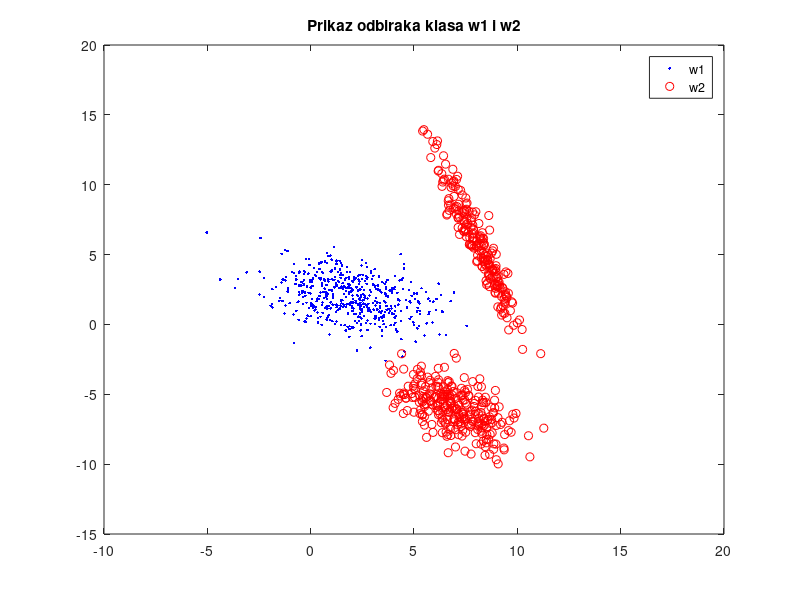

Write MATLAB code to recreate this figure. (Note: this script raises an error after producing the figure.)
clear all
close all
clc 

N=500;
% N=10000;

M1=[2 2]';
M=[0 0]';
M21=[8 6]';
M22=[7 -6]';

Sig1=[4 -1;-1 2];
[Q, Lam]=eig(Sig1);
Q
Lam
LT1=sqrt(Lam)*Q';

Sig21=[1 -3;-3 10];
[Q, Lam]=eig(Sig21);
Q
Lam
LT21=sqrt(Lam)*Q';

Sig22=[2 -1;-1 2];
[Q, Lam]=eig(Sig22);
Q
Lam
LT22=sqrt(Lam)*Q';

% ODBIRCI IZ PRVE KLASE:

x1=randn(N,2)*LT1+[M1(1)*ones(N,1), M1(2)*ones(N,1)];
p21=0.4;
p22=1-p21;

% ODBIRCI IZ DRUGE KLASE:

x2=zeros(N,2);

for i=1:N
    p=rand(1,1);
    if p<p21
        x2(i,:)=randn(1,2)*LT21+[M21(1), M21(2)];
    else 
        x2(i,:)=randn(1,2)*LT22+[M22(1), M22(2)];
    end
end

% CRTANJE ODBIRAKA DVEJU KLASA

plot(x1(:,1),x1(:,2),'b.');
hold on
plot(x2(:,1),x2(:,2),'ro');
axis([-10 20 -15 20]);
legend('w1','w2'); 
title('Prikaz odbiraka klasa w1 i w2');

% Srednja vrednost
for i=1:N
    M(1)=x1(i,1)+M(1);
    M(2)=x1(i,2)+M(2);
end
M=M/N;

% SIGMA
S=zeros(2,2);
for i=1:N
    S(1,1)=S(1,1)+(x1(i,1)-M(1))*(x1(i,1)-M(1));
    S(2,2)=S(2,2)+(x1(i,2)-M(2))*(x1(i,2)-M(2));
    S(2,1)=S(2,1)+(x1(i,2)-M(2))*(x1(i,1)-M(1));
    S(1,2)=S(1,2)+(x1(i,1)-M(1))*(x1(i,2)-M(2));
end
S=S/N
 

d2array=[1 4 9 16];



% for d2=d2array
% NumPoints=1000;
% teta=linspace(0,2*pi,NumPoints);
% dx1=sqrt(d2)*sin(teta)';
% dy1=sqrt(d2)*cos(teta)';
% Y1=[dx1, dy1]*LT1+ones(NumPoints,1)*M1';
% Y21=[dx1, dy1]*LT21+ones(NumPoints,1)*M21';
% Y22=[dx1, dy1]*LT22+ones(NumPoints,1)*M22';
% plot(Y1(:,1),Y1(:,2),'k-');
% plot(Y21(:,1),Y21(:,2),'k-');
% plot(Y22(:,1),Y22(:,2),'k-');
% end
% 
x=-10:0.5:20;
y=-15:0.5:20;
T=0;
bw=zeros(length(x),length(y),'uint8');
% 
for i=1:length(x)
    for j=1:length(y)
    f1(j,i)=pfunc([x(i);y(j)],Sig1,M1);
    f21(j,i)=pfunc([x(i);y(j)],Sig21,M21);
    f22(j,i)=pfunc([x(i);y(j)],Sig22,M22);
    f2(j,i)=p21*f21(j,i)+p22*f22(j,i);
    h(j,i)=log((f2(j,i))/(f1(j,i)));
    if(h(j,i)>T)
        bw(j,i)=255;
    end
    end
end
figure
mesh(x,y,f1);
hold on 
mesh(x,y,f21);
hold on
mesh(x,y,f22);


figure(1);
hold all
fmax=max(max(f1));
for k=1:4
    hold all
    contour(x,y,f1,[fmax*exp(-k^2/2), fmax*exp(-k^2/2)],'m');
end
fmax=max(max(f2));
for k=1:4
    hold all
    contour(x,y,f2,[fmax*exp(-k^2/2), fmax*exp(-k^2/2)],'g');
end
title('d\^2 krive');
hold off

x1g=0;
x2g=0;

for i=1:length(x1)
    hx=log((pfunc([x1(i,1);x1(i,2)],Sig22,M22)+pfunc([x1(i,1);x1(i,2)],Sig21,M21))/(pfunc([x1(i,1);x1(i,2)],Sig1,M1)));
    if(hx>=T)
        x1g=x1g+1;
        x1(i,:)
    end
end
for i=1:length(x2)
    hx=log((pfunc([x2(i,1);x2(i,2)],Sig22,M22)+pfunc([x2(i,1);x2(i,2)],Sig21,M21))/(pfunc([x2(i,1);x2(i,2)],Sig1,M1)));
    if(hx<T)
        x2g=x2g+1;
        x2(i,:)
    end
end

e1=x1g/N
e2=x2g/N

 %Iscrtavanje klasifikacione linije
 figure(1); hold on;
 contour(x, y, h,[0 0], 'c');
 title('Bayesov klasifikator');

%% ZADATAK POD C

T=0;

%  x1g=0;
% x2g=0;


Nmi=300;

    
%     RACUNANJE PRAGA
brT=1;
for mi=linspace(-50,50,Nmi)
        
%         T(brT)=-log(mi);
        Tmat(brT)=mi;
        
         x1g=0;
         x2g=0;
        
        for i=1:length(x1)
            hx=log((pfunc([x1(i,1);x1(i,2)],Sig22,M22)+pfunc([x1(i,1);x1(i,2)],Sig21,M21))/(pfunc([x1(i,1);x1(i,2)],Sig1,M1)));
            if(hx>=Tmat(brT))
                x1g=x1g+1;
%                 x1(i,:)
            end
        end
        for i=1:length(x2)
            hx=log((pfunc([x2(i,1);x2(i,2)],Sig22,M22)+pfunc([x2(i,1);x2(i,2)],Sig21,M21))/(pfunc([x2(i,1);x2(i,2)],Sig1,M1)));
            if(hx<Tmat(brT))
                x2g=x2g+1;
%                 x2(i,:)
            end
        end

        e1mat(brT)=x1g/N;
        e2mat(brT)=x2g/N;
        
        brT=brT+1;
end

e2mat=fliplr(e2mat);
e1mat=fliplr(e1mat);
Tmat=fliplr(Tmat);

e2niz=linspace(0,0.5,4);

for e2k=1:length(e2niz)

%     e2pam=e2;
%     e1pam=e1;

    [a,b]=min(abs(e2mat-e2niz(e2k)));
    e1=e1mat(b)
    e2=e2mat(b)
    T=Tmat(b);
    Tpam(e2k)=T;
    
%     e2=1;
%     
%     for k=1:length(e2mat)
%         if(abs(e2mat(k)-e2niz(e2k))<=e2)
%             e2=e2mat(k);
%             e1=e1mat(k);
%             T=Tmat(k);
%         end
%     end
    
%      CRTANJE KRIVIH

        x=-10:0.5:20;
        y=-15:0.5:20;
        bw=zeros(length(x),length(y),'uint8');

        for i=1:length(x)
            for j=1:length(y)
            f1(j,i)=pfunc([x(i);y(j)],Sig1,M1);
            f21(j,i)=pfunc([x(i);y(j)],Sig21,M21);
            f22(j,i)=pfunc([x(i);y(j)],Sig22,M22);
            h(j,i)=log((f22(j,i)+f21(j,i))/(f1(j,i)));
            if(h(j,i)>T)
                bw(j,i)=255;
            end
            end
        end


 %Iscrtavanje klasifikacione linije
 figure(1); hold on;
 contour(x, y, h,[Tpam(e2k) Tpam(e2k)], 'o');
 title('Neyman-Perason-ov test za razlicite Epsilon0');
 hold on

end


%% PRVI POD D Waldov sekv. test

    %Generisanje iz prve klase
    
breps=1;
eks=-20:1:-1;
epsniz=10.^eks;
% epsniz=[1e-20 1e-15 1e-10 1e-5 1e-4 1e-3 1e-2 1e-1];
for eps=epsniz
    
e1=eps;
e2=eps;

A=(1-e1)/e2;
B=e1/(1-e2);
a=-log(A);
b=-log(B);


    
    for k=1:400
        odluka=false;
        br(k)=0;
        s=0;
        while(odluka==false)
            x1=randn(1,2)*LT1+[M1(1), M1(2)];
            p1=pfunc([x1(1);x1(2)],Sig1,M1);
            p21=pfunc([x1(1);x1(2)],Sig21,M21);
            p22=pfunc([x1(1);x1(2)],Sig22,M22);
            p2=0.6*p21+0.4*p22;
            s=s-log(p1/p2);
            if (s<a || s>b)
                odluka=true;
            end
            br(k)=br(k)+1;
        end
    end
    brmer(breps)=mean(br);
    breps=breps+1;
end

figure
plot(log10(epsniz),brmer);
title('Wald-ov sekvencijalni test za odbirke prve klase');
xlabel('greska');
ylabel('broj potrebnih odbiraka');

    %Generisanje iz druge klase

breps=1;
eks=-20:1:-1;
epsniz=10.^eks;
% epsniz=[1e-20 1e-15 1e-10 1e-5 1e-4 1e-3 1e-2 1e-1];
for eps=epsniz
    
e1=eps;
e2=eps;

A=(1-e1)/e2;
B=e1/(1-e2);
a=-log(A);
b=-log(B);
    
    for k=1:400
        odluka=false;
        br(k)=0;
        s=0;
        while(odluka==false)
            
            p=rand(1,1);
            if p<p21
                x1=randn(1,2)*LT21+[M21(1), M21(2)];
            else 
                x1=randn(1,2)*LT22+[M22(1), M22(2)];
            end
            
            p1=pfunc([x1(1);x1(2)],Sig1,M1);
            p21=pfunc([x1(1);x1(2)],Sig21,M21);
            p22=pfunc([x1(1);x1(2)],Sig22,M22);
            p2=0.6*p21+0.4*p22;
            s=s-log(p1/p2);
            if (s<a || s>b)
                odluka=true;
            end
            br(k)=br(k)+1;
        end
    end
    brmer(breps)=mean(br);
    breps=breps+1;
end

figure
plot(log10(epsniz),brmer);
title('Wald-ov sekvencijalni test za odbirke druge klase');
xlabel('greska');
ylabel('broj potrebnih odbiraka');